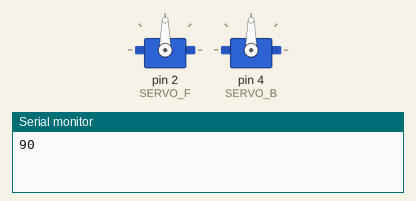
Bench run of a sketch on a simulated Arduino Uno, built with avr-gcc and run on an emulated ATmega328P. Shown: 2 × servo, the last lines printed to the serial monitor.

Above: at 0.05 s.
At 1.0 s:
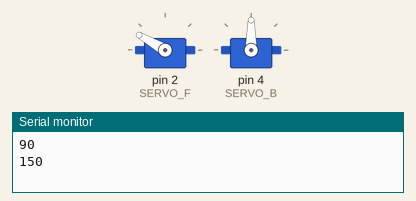
At 2.0 s:
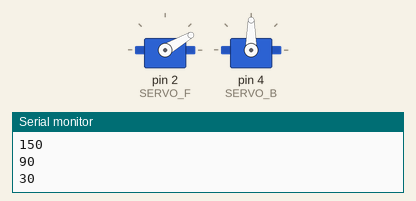
At 4.5 s:
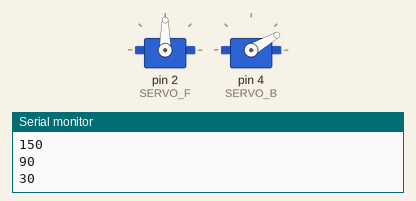
Timing chart, 0 to 7.2 s (numbered marks = the images above):
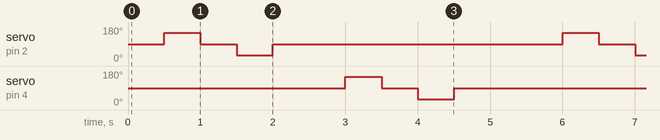

The sketch:

6_3_servo_motor_mix.ino
```cpp
#include <Servo.h>    //서보모터 라이브러리 include

#define SERVO_F 2
#define SERVO_B 4

Servo servo_f;    //서보모터 객체 선언
Servo servo_b;    //서보모터 객체 선언

void setup()
{
    Serial.begin(9600);
    servo_f.attach(SERVO_F);    //서보모터 초기화
    servo_b.attach(SERVO_B);    //서보모터 초기화
}

void loop()
{
    int angle = 0;
    int angles[] = {90,150,90,30,90};
    int angles_size = sizeof(angles)/ sizeof(angles[0]);
    //45 -> 135도로 서보모터 움직임
    for (int i=0; i<angles_size; i++)
    {
        angle = angles[i];
        servo_f.write(angle);    //angle(각도)값으로 서보모터 제어
        Serial.println(angle);        //각도 값 출력
        delay(500);                    //delay로 각도의 변화 속도를 조절
    }

    for (int i=0; i<angles_size; i++)
    {
        angle = angles[i];
        servo_b.write(angle);    //angle(각도)값으로 서보모터 제어
        Serial.println(angle);        //각도 값 출력
        delay(500);                    //delay로 각도의 변화 속도를 조절
    }
    delay(500);
}
```

Measured:
- by itself, servo on pin 2 (SERVO_F), servo on pin 4 (SERVO_B): repeats every 5.5 s: 90° 0.50 s, 30° 0.50 s, 90° 4.0 s, 150° 0.50 s
